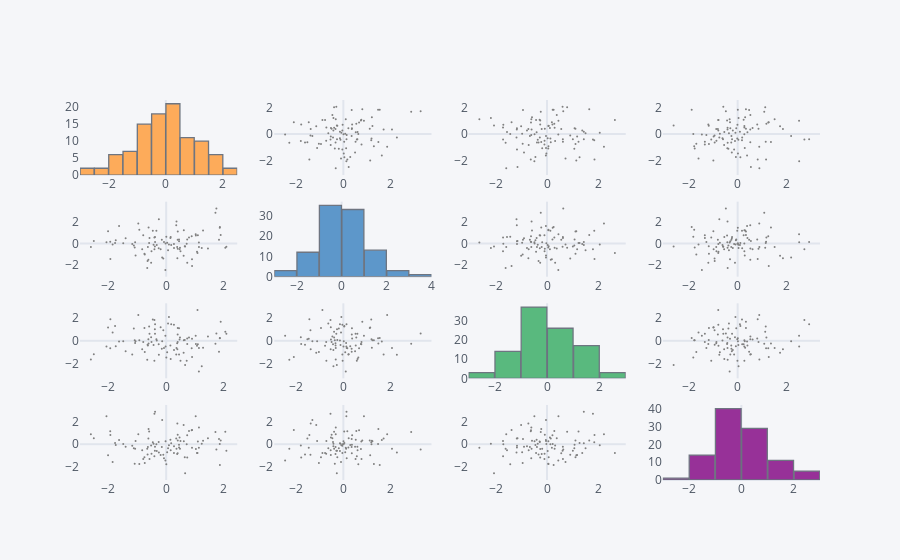

This figure's notebook cell:
### Markdown cell above
## scatter_matrix()

Similar to sns.pairplot()

### Code cell
df.scatter_matrix()
